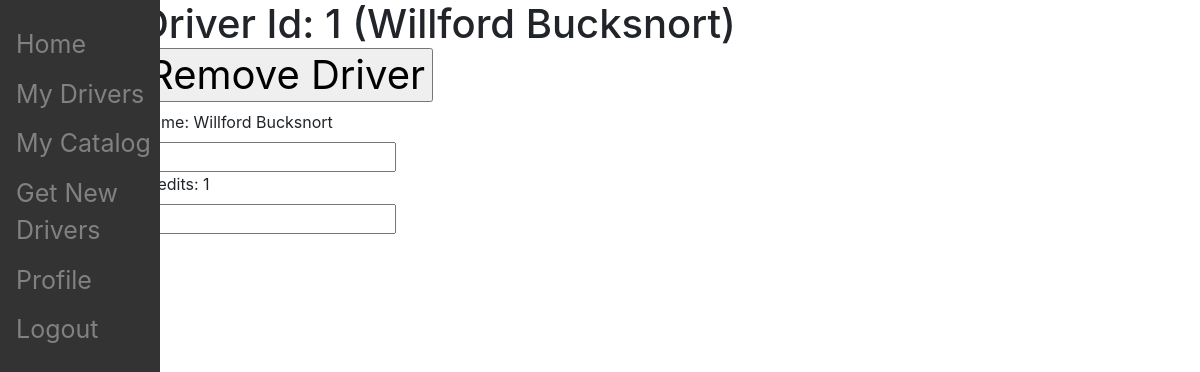
The app's page /sponsors/edit_driver/1 (signed in), older data.
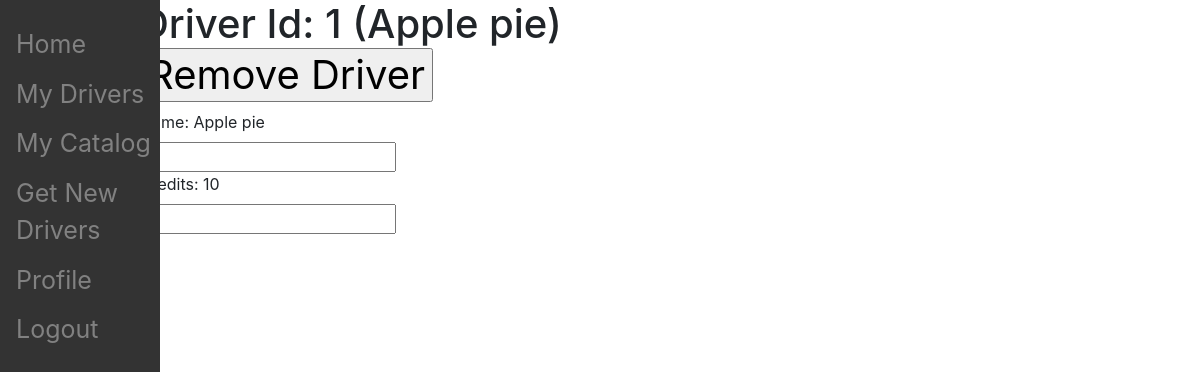
The same page, newer data.
### driver_app/models.py (models this page shows)
class Driver(models.Model):
  user = models.OneToOneField(CustomUser,on_delete=models.CASCADE)
  sponsor = models.ForeignKey(Sponsor, on_delete=models.CASCADE, default=None, null=True, blank=True)
  is_admin = models.BooleanField(default=False)
  phone = models.CharField(max_length=12)
  qualifications = models.CharField(max_length=500, blank=True)
  name = models.CharField(max_length=25)
  address = models.CharField(max_length=50)
  credits = models.IntegerField(default=0)
  time_with_sponsor = models.IntegerField(default=0)

### sponsor_app/views.py (the view, shortened to what this page needs)
# urls.py: path('edit_driver/<int:id>',views.edit_driver_view, name='my drivers'),
@login_required(login_url='/sponsors/login')
def edit_driver_view(request,id):
    driver_id = id
    my_driver = Driver.objects.get(id=driver_id)
    return render(request = request, template_name = 'sponsor_app/edit_driver.html',context={"driver":my_driver})

### sponsor_app/templates/sponsor_app/edit_driver.html (shortened to what this page needs)
{% extends 'sponsor_app/base.html' %}
{% block content %}
<H1>Driver Id: {{driver.id}} ({{driver.name}})
  <form action="/sponsors/edit_driver/{{driver.id}}" method="post">
    <input type="submit" value="Remove Driver">
  </form>
</H1>
<form action="/sponsors/edit_driver/{{driver.id}}" method="post">
  <label for="driver_name">Name: {{driver.name}}</label><br>
  <input type="text" id="driver_name" name="driver_name"><br>
  <label for="credits">Credits: {{driver.credits}}</label><br>
  <input type="number" id="credits" name="credits"><br>
</form>
{% endblock %}

Row changes from the older to the newer data that the page shows:
changed Driver id 1: name "Willford Bucksnort" → "Apple pie"; credits "1" → "10"
